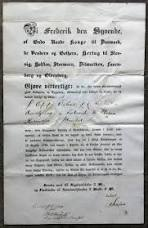
#> input picture backend/sample-data/documents/DOC-0E98C6_images.jpg, 148 x 228 px
$ python -i preprocessor.py   (imports and definitions only)
#> lines starting #> are read from the running program, lines starting #| are printed output that depends on the picture; after the words box and inside, x2 and y2 are one past the last pixel; in counts of white or black regions, pixels touching at a corner belong together
import cv2
import numpy as np
import os
from PIL import Image

class DocumentPreprocessor:
    """
    OpenCV Document Image Preprocessing Pipeline for Land Records:
    - Grayscale conversion
    - Denoising (Bilateral filtering & Gaussian blur)
    - Deskewing (angle estimation & warpAffine rotation)
    - Adaptive Thresholding / Binarization
    - Contrast Enhancement (CLAHE)
    """

    def __init__(self):
        pass

    def load_image(self, file_path: str) -> np.ndarray:
        """Load image into OpenCV BGR numpy array."""
        if not os.path.exists(file_path):
            raise FileNotFoundError(f"File not found: {file_path}")

        # Handle PDF or common image formats
        if file_path.lower().endswith(('.png', '.jpg', '.jpeg', '.bmp', '.tiff')):
            img = cv2.imread(file_path)
            if img is None:
                # Try fallback Pillow reading for non-standard image files
                pil_img = Image.open(file_path).convert('RGB')
                img = cv2.cvtColor(np.array(pil_img), cv2.COLOR_RGB2BGR)
            return img
        else:
            # Synthetic default page for demo PDF processing
            blank = np.full((1200, 850, 3), 255, dtype=np.uint8)
            cv2.putText(blank, "LAND RECORD DOCUMENT PREVIEW", (150, 100), cv2.FONT_HERSHEY_SIMPLEX, 1.0, (20, 20, 20), 2)
            return blank

    def to_grayscale(self, image: np.ndarray) -> np.ndarray:
        if len(image.shape) == 3:
            return cv2.cvtColor(image, cv2.COLOR_BGR2GRAY)
        return image

    def remove_noise(self, gray: np.ndarray) -> np.ndarray:
        # Bilateral filter preserves sharp edges (text boundaries) while smoothing paper noise
        return cv2.bilateralFilter(gray, d=9, sigmaColor=75, sigmaSpace=75)

    def enhance_contrast(self, gray: np.ndarray) -> np.ndarray:
        # Apply CLAHE (Contrast Limited Adaptive Histogram Equalization)
        clahe = cv2.createCLAHE(clipLimit=2.0, tileGridSize=(8, 8))
        return clahe.apply(gray)

    def deskew(self, image: np.ndarray) -> tuple[np.ndarray, float]:
        """Detect document skew angle and rotate to level."""
        gray = self.to_grayscale(image)
        thresh = cv2.threshold(gray, 0, 255, cv2.THRESH_BINARY_INV + cv2.THRESH_OTSU)[1]

        coords = np.column_stack(np.where(thresh > 0))
        if len(coords) == 0:
            return image, 0.0

        angle = cv2.minAreaRect(coords)[-1]
        if angle < -45:
            angle = -(90 + angle)
        else:
            angle = -angle

        # Limit deskew angle to reasonable bounds (-15 to 15 deg)
        if abs(angle) > 15.0 or abs(angle) < 0.2:
            return image, 0.0

        (h, w) = image.shape[:2]
        center = (w // 2, h // 2)
        M = cv2.getRotationMatrix2D(center, angle, 1.0)
        rotated = cv2.warpAffine(image, M, (w, h), flags=cv2.INTER_CUBIC, borderMode=cv2.BORDER_REPLICATE)
        return rotated, round(float(angle), 2)

    def binarize(self, gray: np.ndarray) -> np.ndarray:
        """Adaptive thresholding to convert to crisp black and white text."""
        return cv2.adaptiveThreshold(
            gray, 255, cv2.ADAPTIVE_THRESH_GAUSSIAN_C, cv2.THRESH_BINARY, 11, 2
        )

    def preprocess_pipeline(self, file_path: str, save_debug: bool = True) -> dict:
        """Run full OpenCV preprocessing pipeline."""
        original = self.load_image(file_path)
#> in load_image, img is the input picture: shape (228, 148, 3); mean B, G, R 173, 173.7, 173.1
        deskewed, detected_angle = self.deskew(original)
#> in deskew, `thresh = cv2.threshold(gray, 0, 255, cv2.THRESH_BINARY_INV + cv2.THRES..`:
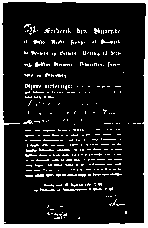
#> thresh: shape (228, 148); 13.7% white; 350 white regions (337 under 20 px), largest, box (x1, y1, x2, y2) and area: (0, 0, 148, 228) 2628, (63, 188, 87, 191) 36, (35, 62, 45, 67) 31
#> in deskew, `coords = np.column_stack(np.where(thresh > 0))`: coords = 4608 pairs, first value 0 to 227, second value 0 to 147
#> in deskew, `angle = cv2.minAreaRect(coords)[-1]`: angle = -90
#> in deskew, `angle = -(90 + angle)`: angle = 0
#> detected_angle = 0
        gray = self.to_grayscale(deskewed)
        denoised = self.remove_noise(gray)
#> in remove_noise, `return cv2.bilateralFilter(gray, d=9, sigmaColor=75, sigmaSpace=75)`:
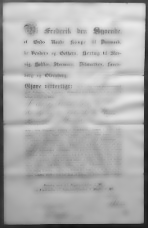
#> returned value: shape (228, 148); min 17, max 235, mean 174.3
        enhanced = self.enhance_contrast(denoised)
#> in enhance_contrast, `return clahe.apply(gray)`:
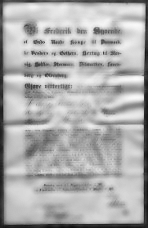
#> returned value: shape (228, 148); min 13, max 251, mean 174.3
        binary = self.binarize(enhanced)
#> in binarize, `return cv2.adaptiveThreshold( gray, 255, cv2.ADAPTIVE_THRESH_GAUSSIAN_..`:
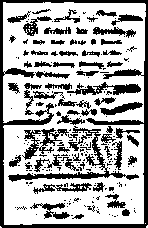
#> returned value: shape (228, 148); 67.9% white; 221 black regions (154 under 20 px), largest, box (x1, y1, x2, y2) and area: (0, 0, 148, 228) 3463, (8, 126, 139, 182) 1012, (22, 128, 69, 160) 490

        processed_dir = os.path.join(os.path.dirname(file_path), "preprocessed")
        os.makedirs(processed_dir, exist_ok=True)

        base_name = os.path.basename(file_path)
        output_filename = f"proc_{base_name}.png"
        if not output_filename.endswith('.png'):
            output_filename += '.png'

        processed_path = os.path.join(processed_dir, output_filename)
        cv2.imwrite(processed_path, binary)

        return {
            "original_shape": original.shape,
            "deskew_angle": detected_angle,
            "preprocessed_path": processed_path,
            "pipeline_steps": [
                "1. RGB Image Loaded",
                f"2. Deskewing Applied ({detected_angle}° correction)",
                "3. Grayscale Conversion",
                "4. Bilateral Edge-Preserving Denoising",
                "5. CLAHE Adaptive Contrast Enhancement",
                "6. Gaussian Adaptive Binarization"
            ]
        }

preprocessor = DocumentPreprocessor()

>>> result = DocumentPreprocessor().preprocess_pipeline('../../sample-data/documents/DOC-0E98C6_images.jpg')
#> result = 4 items
